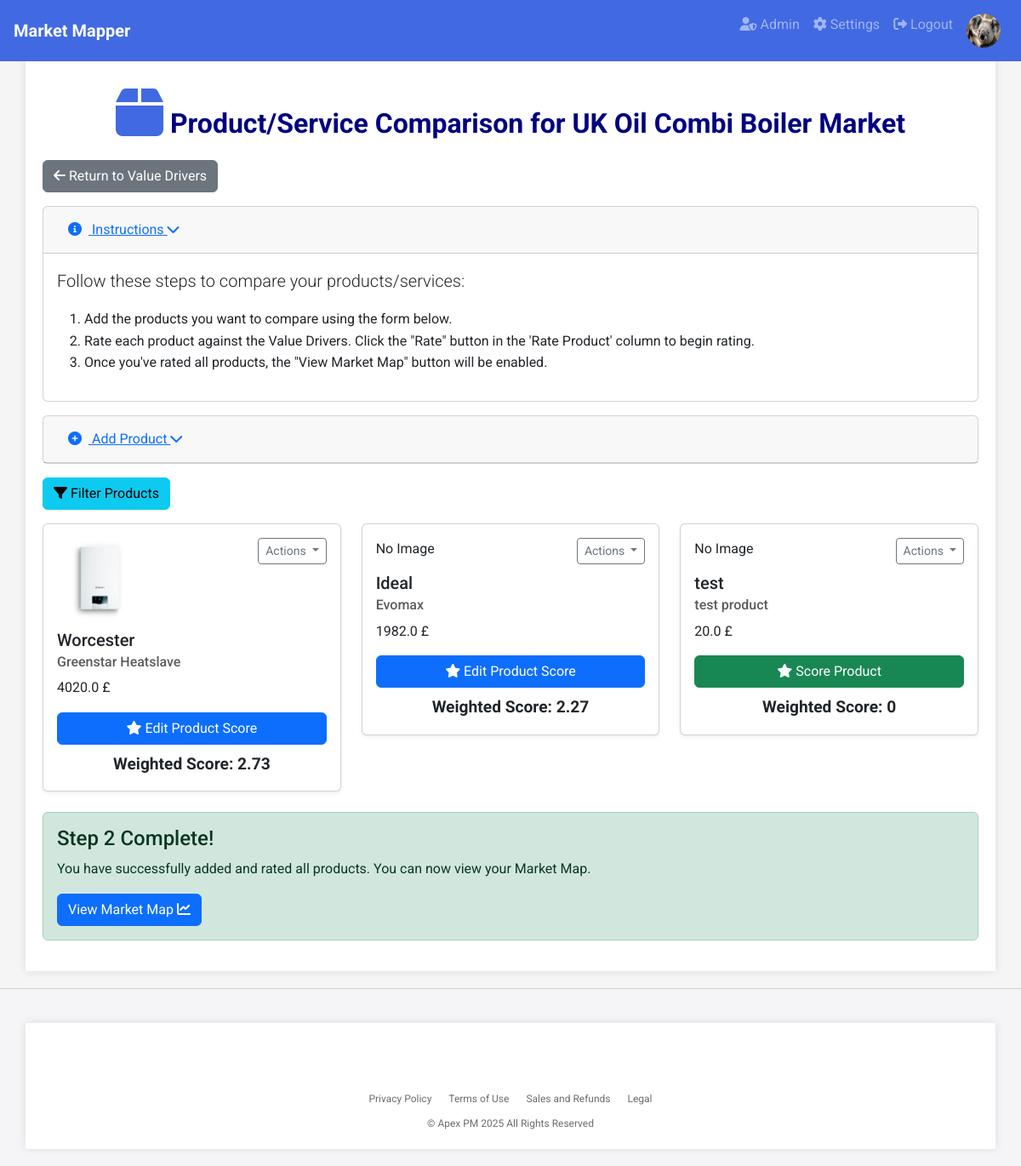
/manage/1/product_comparison (signed in), run on the app's committed database.
### app.py (models this page shows, shortened)
class User(db.Model, UserMixin):
    id = db.Column(db.Integer, primary_key=True)
    username = db.Column(db.String(20), unique=True, nullable=False)
    email = db.Column(db.String(120), unique=True, nullable=False)  # Added email field
    password_hash = db.Column(db.String(300), nullable=False)
    profile_image = db.Column(db.String(255), nullable=True)  # Add profile_image field
    role = db.Column(db.String(50), nullable=False)  # Add role field

class Project(db.Model):
    id = db.Column(db.Integer, primary_key=True)
    name = db.Column(db.String(100), nullable=False)
    category = db.Column(db.String(100), nullable=False)  # Add category field
    target_customer = db.Column(db.String(100), nullable=False)  # Add target_customer field
    country = db.Column(db.String(100), nullable=False)  # Add country field
    user_id = db.Column(db.Integer, db.ForeignKey('user.id'), nullable=False)
    has_market_map = db.Column(db.Boolean, default=False)  # EXACTLY like this
    shared_users = db.relationship('User', secondary='project_user', backref='shared_projects')
    value_drivers = db.relationship('ValueDriver', cascade='all, delete-orphan', backref='project')
    products = db.relationship('Product', cascade='all, delete-orphan', backref='project')
    comments = db.relationship('Comment', cascade='all, delete-orphan', backref='project')
    comparison_results = db.relationship('ComparisonResult', cascade='all, delete-orphan', backref='project')

class Product(db.Model):
    id = db.Column(db.Integer, primary_key=True)
    brand_name = db.Column(db.String(100), nullable=False)
    product_name = db.Column(db.String(100), nullable=False)
    price = db.Column(db.Float)
    currency = db.Column(db.String(3), default='gbp')  # Add currency field with default
    image_filename = db.Column(db.String(255))
    project_id = db.Column(db.Integer, db.ForeignKey('project.id'), nullable=False)
    price_source = db.Column(db.String(255))  # Add price_source field
    ratings = db.relationship('Rating', cascade='all, delete-orphan', backref='product')

### app.py (the view, shortened to what this page needs)
@app.route('/manage/<int:project_id>/product_comparison', methods=['GET', 'POST'])
@login_required
def product_comparison(project_id):
    project = Project.query.get_or_404(project_id)
    if project.user_id != current_user.id and current_user not in project.shared_users:
        flash('You are not authorized to manage this project.', 'danger')
        return redirect(url_for('dashboard'))
    brand_filter = request.args.getlist('brand')
    products_query = Product.query.filter_by(project_id=project_id)
    if brand_filter and '' not in brand_filter:
        products_query = products_query.filter(Product.brand_name.in_(brand_filter))
    products = products_query.all()
    product_weighted_scores = {}
    for product in products:
        total_weighted_score = 0
        ratings_for_product = Rating.query.filter_by(product_id=product.id).all()
        for rating in ratings_for_product:
            total_weighted_score += rating.score * (rating.value_driver.weighting / 100)
        product_weighted_scores[product.id] = round(total_weighted_score, 2)
    brands = db.session.query(Product.brand_name).filter_by(project_id=project_id).distinct().all()
    return render_template('product_comparison.html', project=project, products=products, product_weighted_scores=product_weighted_scores, brands=[b[0] for b in brands], brand_filter=brand_filter)

### app.py (called while the page is built)
@login_manager.user_loader
def load_user(user_id):
    return db.session.get(User, int(user_id))

### templates/product_comparison.html (shortened to what this page needs)
{% extends 'base.html' %}
{% block content %}
<h1 class="text-center"><i class="fas fa-box fa-2x mb-3" style="color: #4169E1;"></i> Product/Service Comparison for {{ project.name }}</h1>
<a href="{{ url_for('value_drivers', project_id=project.id) }}" class="btn btn-secondary mb-3"><i class="fas fa-arrow-left"></i> Return to Value Drivers</a>
<div class="card mb-3">
    <div class="card-header">
        <a class="btn btn-link" data-toggle="collapse" href="#instructions" role="button" aria-expanded="true" aria-controls="instructions">
            <i class="fas fa-info-circle mr-2"></i> Instructions <i class="fas fa-chevron-down ml-auto"></i>
        </a>
    </div>
    <div class="collapse show" id="instructions">
        <div class="card-body">
            <p class="lead">Follow these steps to compare your products/services:</p>
            <ol>
                <li>Add the products you want to compare using the form below.</li>
                <li>Rate each product against the Value Drivers. Click the "Rate" button in the 'Rate Product' column to begin rating.</li>
                <li>Once you've rated all products, the "View Market Map" button will be enabled.</li>
            </ol>
        </div>
    </div>
</div>
{% if current_user.role == 'standard' and products|length >= 6 %}
    <div class="alert alert-warning" role="alert">
        You have reached the maximum number of products for a standard account. <a href="{{ url_for('upgrade') }}" class="alert-link">Upgrade to a premium account</a> to add more products.
    </div>
{% else %}
    <div class="card mb-3">
        <div class="card-header">
            <a class="btn btn-link" data-toggle="collapse" href="#addProductForm" role="button" aria-expanded="false" aria-controls="addProductForm">
                <i class="fas fa-plus-circle mr-2"></i> Add Product <i class="fas fa-chevron-down ml-auto"></i>
            </a>
        </div>
    </div>
{% endif %}
<button class="btn btn-info mb-3" id="toggleFilterBtn"><i class="fas fa-filter"></i> Filter Products</button>
{% if products %}
<div class="row">
    {% for product in products %}
    <div class="col-md-4">
        <div class="card mb-4 shadow-sm">
            <div class="card-body">
                <div class="d-flex justify-content-between">
                    <div>
                        {% if product.image_filename %}
                        <img src="{{ url_for('static', filename='uploads/' + product.image_filename) }}" alt="{{ product.product_name }} Image" class="img-fluid mb-2" style="width: 100px; height: 100px; object-fit: cover;">
                        {% else %}
                        <p>No Image</p>
                        {% endif %}
                        <h5 class="card-title">{{ product.brand_name }}</h5>
                        <h6 class="card-subtitle mb-2 text-muted">{{ product.product_name }}</h6>
                        <p class="card-text">
                            {{ product.price }}
                            {% if product.currency == "gbp" %}£{% endif %}
                        </p>
                    </div>
                    <div class="dropdown">
                        <button class="btn btn-sm btn-outline-secondary dropdown-toggle" type="button" id="dropdownMenuButton{{ product.id }}" data-toggle="dropdown" aria-haspopup="true" aria-expanded="false">
                            Actions
                        </button>
                    </div>
                </div>
                {% set weighted_score = product_weighted_scores.get(product.id) or 0 %}
                <a href="{{ url_for('rate_product', project_id=project.id, product_id_to_rate=product.id) }}" class="btn btn-block mt-3 {% if weighted_score == 0 %}btn-success{% else %}btn-primary{% endif %}" title="Click to rate this product">
                    <i class="fas fa-star"></i> {% if weighted_score == 0 %}Score Product{% else %}Edit Product Score{% endif %}
                </a>
                <div class="text-center mt-2">
                    <strong style="font-size: 1.2em;">Weighted Score: {{ weighted_score }}</strong>
                </div>
            </div>
        </div>
    </div>
    {% endfor %}
</div>
{% else %}
<p>No products added yet.</p>
{% endif %}
{% if products and products|length > 0 and product_weighted_scores and product_weighted_scores|length == products|length and product_weighted_scores.values()|max > 0 %}
<div class="alert alert-success" role="alert">
    <h4 class="alert-heading">Step 2 Complete!</h4>
    <p>You have successfully added and rated all products. You can now view your Market Map.</p>
    <a href="{{ url_for('market_map', project_id=project.id) }}" class="btn btn-primary">View Market Map <i class="fas fa-chart-line"></i></a>
</div>
{% else %}
<a href="{{ url_for('market_map', project_id=project.id) }}" class="btn btn-primary disabled" title="Add and rate products to view Market Map">View Market Map <i class="fas fa-chart-line"></i></a>
{% endif %}
{% endblock %}

### templates/base.html (shortened to what this page needs)
<!DOCTYPE html>
<html lang="en">
<head>
    <link rel="stylesheet" href="https://stackpath.bootstrapcdn.com/bootstrap/4.5.2/css/bootstrap.min.css">
    <link rel="stylesheet" href="https://cdnjs.cloudflare.com/ajax/libs/font-awesome/6.0.0/css/all.min.css">
    <link href="https://cdn.jsdelivr.net/npm/bootstrap@5.3.2/dist/css/bootstrap.min.css" rel="stylesheet">
</head>
<body>
    <nav class="navbar navbar-expand-lg navbar-dark justify-content-between">
        <a class="navbar-brand" href="/">
            <span>Market Mapper</span>
        </a>
        <div class="collapse navbar-collapse" id="navbarNav">
            <ul class="navbar-nav ml-auto">
                {% if current_user.is_authenticated %}
                    {% if current_user.role == 'admin' %}
                        <li class="nav-item">
                            <a class="nav-link" href="{{ url_for('admin.index') }}" title="Admin">
                                <i class="fas fa-user-shield"></i> Admin
                            </a>
                        </li>
                    {% endif %}
                    <li class="nav-item">
                        <a class="nav-link" href="{{ url_for('settings') }}" title="Settings">
                            <i class="fas fa-cog"></i> Settings
                        </a>
                    </li>
                    <li class="nav-item">
                        <a class="nav-link" href="{{ url_for('logout') }}" title="Logout">
                            <i class="fas fa-sign-out-alt"></i> Logout
                        </a>
                    </li>
                    <li class="nav-item">
                        <div class="nav-link">
                            <div class="profile-image-container">
                                {% if current_user.profile_image %}
                                    <img src="{{ url_for('static', filename='uploads/' + current_user.profile_image) }}" alt="Profile Image" class="profile-image">
                                {% else %}
                                    <img src="{{ url_for('static', filename='uploads/default_profile.png') }}" alt="Profile Image" class="profile-image">
                                {% endif %}
                            </div>
                        </div>
                    </li>
                {% endif %}
            </ul>
        </div>
    </nav>
    <div class="container">
        {% block content %}{% endblock %}
    </div>
    <footer class="footer">
        <div class="container">
            <ul class="footer-links">
                <li><a href="#">Privacy Policy</a></li>
                <li><a href="{{ url_for('termsofuse') }}">Terms of Use</a></li>
                <li><a href="#">Sales and Refunds</a></li>
                <li><a href="{{ url_for('terms') }}">Legal</a></li>
            </ul>
            <div class="footer-copyright">
                &copy; Apex PM 2025 All Rights Reserved
            </div>
        </div>
    </footer>
</body>
</html>

### templates/base.html (style rules this page uses)
body { font-family: 'Roboto', sans-serif; background-color: #F5F5F5; color: #333333; line-height: 1.6; margin: 0; }
h1, h2, h3 { color: #000080; font-weight: 700; }
h1 { font-size: 32px; }
a { color: #4169E1; }
.navbar { background-color: #4169E1; padding: 0.5rem 1rem; position: fixed; width: 100%; top: 0; z-index: 100; }
.navbar-brand { display: flex; align-items: center; }
.navbar-brand span { font-weight: bold; font-size: 1.25rem; }
.container { background-color: #FFFFFF; padding: 20px; margin-top: 20px; box-shadow: 0 0 10px rgba(0,0,0,0.1); padding-top: 80px; }
.footer { background-color: #f5f5f7; color: #6e6e73; padding: 20px 0; font-size: 12px; border-top: 1px solid #d2d2d7; width: 100%; margin-top: 20px; }
.footer-links { list-style: none; padding: 0; margin: 0; display: flex; justify-content: center; }
.footer-links li { margin: 0 10px; }
.footer-links a { color: #6e6e73; text-decoration: none; }
.footer-copyright { margin-top: 10px; text-align: center; }
.profile-image-container { position: relative; display: inline-block; }
.profile-image { width: 40px; height: 40px; border-radius: 50%; }

### data on the page
User: profile_image (picture)
Project: name "UK Oil Combi Boiler Market"
Product: image_filename (picture), brand_name "Worcester", product_name "Greenstar Heatslave", price "4020.0", shows "Edit Product Score", weighted_score "2.73"
Product: shows "No Image", brand_name "Ideal", product_name "Evomax", price "1982.0", shows "Edit Product Score", weighted_score "2.27"
Product: shows "No Image", brand_name "test", product_name "test product", price "20.0", shows "Score Product", weighted_score "0"
